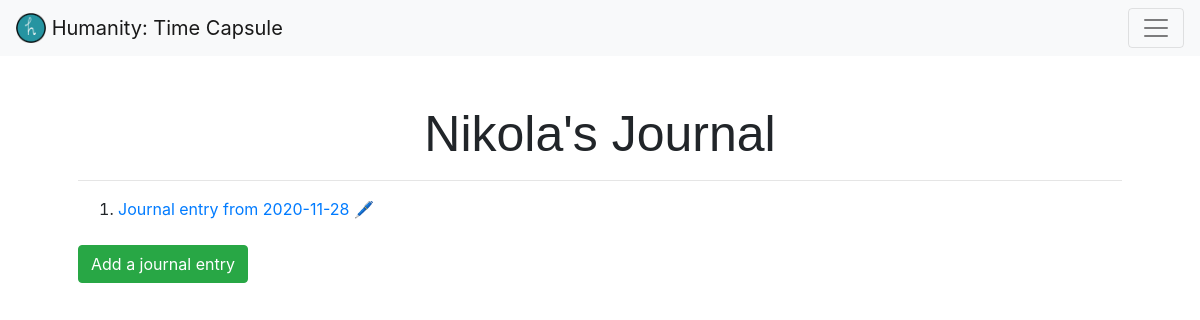
The app's page /journal/ (signed in), older data.
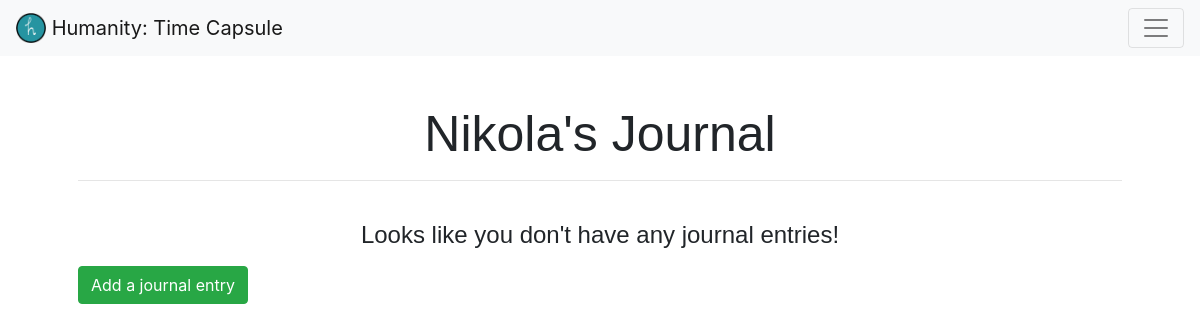
The same page, newer data.
### capsule/models.py (models this page shows)
class JournalEntry(models.Model):
    user_id = models.IntegerField()
    entry = models.TextField()
    date = models.DateField(auto_now_add=True)
    created = models.DateTimeField(auto_now_add=True, auto_now=False)
    class Meta:
        ordering = ('-created',)
    def __str__(self):
        return f'Journal entry from {self.date}'

### capsule/views.py (the view, shortened to what this page needs)
# urls.py: path('journal/', views.journal, name='journal'),
@login_required
def journal(request):
    return render(request, 'capsule/journal.html', {
        'entries': JournalEntry.objects.filter(user_id=request.user.pk),
        'form': AddJournalEntry()
    })

### capsule/templates/capsule/journal.html (shortened to what this page needs)
{% extends "capsule/layout.html" %}
{% load crispy_forms_tags %}
{% block pageHeader %}
    <h1>{{ user.first_name }}'s Journal</h1>
{% endblock %}
{% block body %}
    {% if entries %}
        <ol>
            {% for entry in entries %}
                <li class="mb-2">
                    <a href="{% url 'capsule:view_entry' entry.pk %}">{{ entry }} &#128394;</a>
                </li>
            {% endfor %}
        </ol>
    {% else %}
        <h4>Looks like you don't have any journal entries!</h4>
    {% endif %}
    <button type="button" class="btn btn-success mt-2" data-toggle="modal" data-target="#addEntry">
        Add a journal entry
    </button>
{% endblock %}

Row changes from the older to the newer data that the page shows:
removed JournalEntry: date "Journal entry from 2020-11-28"
Text that changed along with them:
text now shown: "Looks like you don't have any journal entries!"
